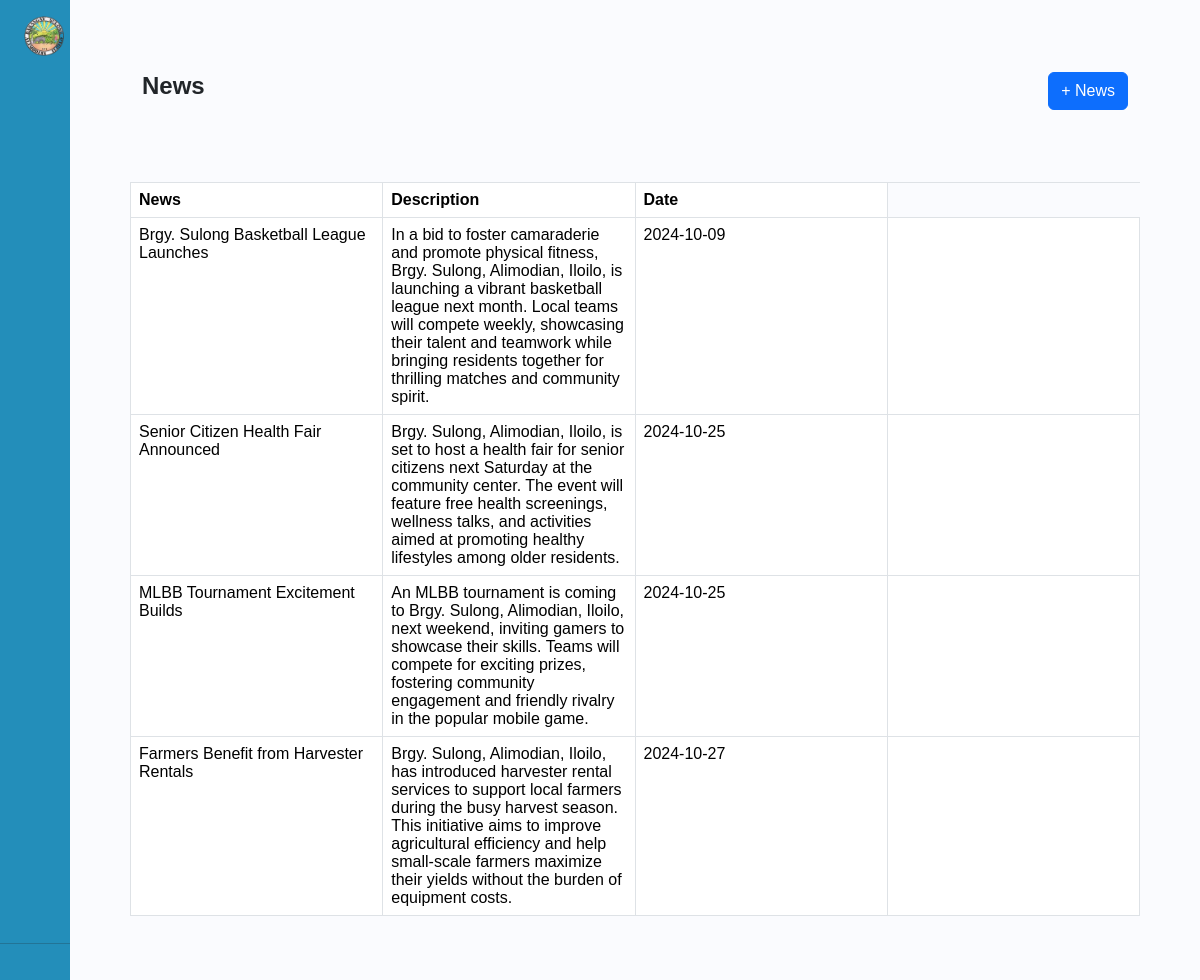
Screenshot of /news.php (signed in) with the database file from the repository.
### tables this page shows
CREATE TABLE `news` (
  `id` int(11) NOT NULL AUTO_INCREMENT,
  `News` varchar(255) DEFAULT NULL,
  `Date` date DEFAULT NULL,
  `Description` text DEFAULT NULL,
  `Photo` varchar(255) DEFAULT NULL,
  PRIMARY KEY (`id`)
);

### news.php (the view, shortened to what this page needs)
<?php
include('includes_admin/footer.php');
require_once("session.php");
?>
<!DOCTYPE html>
<html lang="en">
<head>
    <link href="https://cdn.lineicons.com/4.0/lineicons.css" rel="stylesheet" />
    <link href="https://cdn.jsdelivr.net/npm/bootstrap@5.3.3/dist/css/bootstrap.min.css" rel="stylesheet">
    <link rel="stylesheet" href="includes_admin/stylebar.css">
</head>
<body>
    <div class="wrapper">
    <aside id="sidebar">
            <div class="d-flex">
                <button class="toggle-btn" type="button">
                    <img class="headerlogo " src="/Logo/headerlogo.png" alt="Alimodian">
                </button>
            </div>
            <ul class="sidebar-nav">
                <li class="sidebar-item">
                    <a href="dashboard.php" class="sidebar-link">
                    </a>
                </li>
                <li class="sidebar-item">
                    <a href="#" class="sidebar-link collapsed has-dropdown" data-bs-toggle="collapse"
                        data-bs-target="#brgy" aria-expanded="false" aria-controls="brgy">
                    </a>
                </li>
                <li class="sidebar-item">
                    <a href="#" class="sidebar-link collapsed has-dropdown" data-bs-toggle="collapse"
                        data-bs-target="#record" aria-expanded="false" aria-controls="record">
                    </a>
                </li>
                <li class="sidebar-item">
                    <a href="#" class="sidebar-link collapsed has-dropdown" data-bs-toggle="collapse"
                        data-bs-target="#docs" aria-expanded="false" aria-controls="docs">
                    </a>
                </li>
                <li class="sidebar-item">
                    <a href="#" class="sidebar-link collapsed has-dropdown" data-bs-toggle="collapse"
                        data-bs-target="#updates" aria-expanded="false" aria-controls="updates">
                    </a>
                </li>
                <li class="sidebar-item">
                    <a href="#" class="sidebar-link collapsed has-dropdown" data-bs-toggle="collapse"
                        data-bs-target="#services" aria-expanded="false" aria-controls="services">
                    </a>
                </li>
                <li class="sidebar-item">
                    <a href="dashboardbackup.php" class="sidebar-link">
                    </a>
                </li>
            </ul>
            <div class="sidebar-footer">
                <a href="userprofile.php" class="sidebar-link">
                </a>
            </div>
            <hr>
            <div class="sidebar-footer">
                <a href="logout_admin.php" class="sidebar-link">
                </a>
            </div>
        </aside>
        <div class="main p-5">
            <div class="d-flex justify-content-between p-4">
                <h1>News</h1>
                <a href="#" class=" btn btn-primary text-center" data-toggle="modal" data-target="#addnews">+ News</a>
            </div>
            <div class="container  mt-5 ">
                <table id="brgynews" class="table   table-bordered col-12">
                    <thead>
                        <tr>
                            <th class="col-3 " scope="col">News</th>
                            <th class="col-3 " scope="col">Description</th>
                            <th class="col-3 " scope="col">Date</th>
                        </tr>
                    </thead>
                    <tbody>
                        <?php
                        $sql = "SELECT * FROM news";
                        $query = $dbh->prepare($sql);
                        $query->execute();
                        $results = $query->fetchAll(PDO::FETCH_OBJ);
                        if ($query->rowCount() > 0) {
                            foreach ($results as $result) {
                        ?>
                                <tr>
                                    <td><?php echo htmlentities($result->News); ?></td>
                                    <td><?php echo htmlentities($result->Description); ?></td>
                                    <td><?php echo htmlentities($result->Date); ?></td>
                                    <td>
                                        <a href="news.php?del=<?php echo htmlentities($result->id); ?>"><i class="lni lni-trash-can p-2" onclick="return confirm('Do you really want to delete?')"></i></a>
                                        <a href="updatenews.php?id=<?php echo htmlentities($result->id); ?>"><i class="lni lni-pencil p-2"></i></a>
                                    </td>
                                </tr>
                        <?php
                            }
                        }
                        ?>
                </table>
            </div>
        </div>
</body>
</html>

### includes_admin/stylebar.css (style rules this page uses)
a { text-decoration: none; }
li { list-style: none; }
h1 { font-weight: 600; font-size: 1.5rem; }
body { font-family: 'Poppins', sans-serif; }
.wrapper { display: flex; }
.main { min-height: 100vh; width: 100%; overflow: hidden; transition: all 0.35s ease-in-out; background-color: #fafbfe; }
.headerlogo { width: 40px; min-width: 40px; z-index: 1000; transition: all .25s ease-in-out; background-color: #238EBA; display: flex; flex-direction: column; }
#sidebar { width: 70px; min-width: 70px; z-index: 1000; transition: all .25s ease-in-out; background-color: #238EBA; display: flex; flex-direction: column; }
.toggle-btn { background-color: transparent; cursor: pointer; border: 0; padding: 1rem 1.5rem; }
.sidebar-nav { padding: 2rem 0; flex: 1 1 auto; }
a.sidebar-link { padding: .625rem 1.625rem; color: #FFF; display: block; font-size: 0.9rem; white-space: nowrap; border-left: 3px solid transparent; }
.sidebar-item { position: relative; }

### rows the page displays
news: News "Brgy. Sulong Basketball League Launches", Description "In a bid to foster camaraderie and promote physical fitness, Brgy. Sulong, Alimodian, Iloilo, is launching a vibrant basketball league next month. Local teams will compete weekly, showcasing their talent and teamwork while bringing residents together for thrilling matches and community spirit.", Date "2024-10-09"
news: News "Senior Citizen Health Fair Announced", Description "Brgy. Sulong, Alimodian, Iloilo, is set to host a health fair for senior citizens next Saturday at the community center. The event will feature free health screenings, wellness talks, and activities aimed at promoting healthy lifestyles among older residents.", Date "2024-10-25"
news: News "MLBB Tournament Excitement Builds", Description "An MLBB tournament is coming to Brgy. Sulong, Alimodian, Iloilo, next weekend, inviting gamers to showcase their skills. Teams will compete for exciting prizes, fostering community engagement and friendly rivalry in the popular mobile game.", Date "2024-10-25"
news: News "Farmers Benefit from Harvester Rentals", Description "Brgy. Sulong, Alimodian, Iloilo, has introduced harvester rental services to support local farmers during the busy harvest season. This initiative aims to improve agricultural efficiency and help small-scale farmers maximize their yields without the burden of equipment costs.", Date "2024-10-27"
